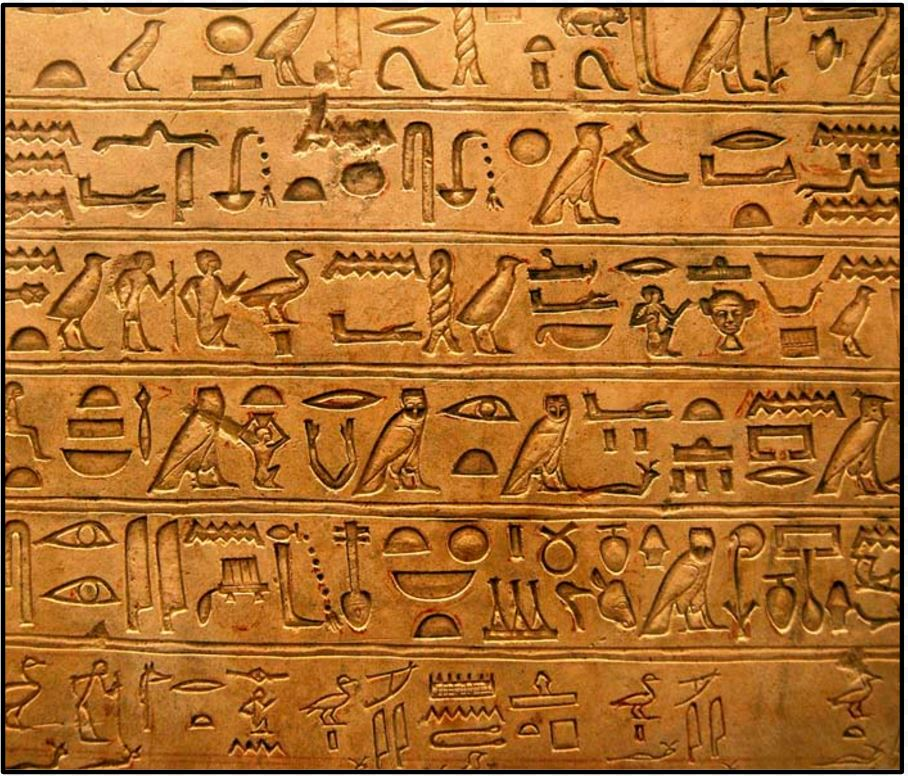
#> input picture hieroglyphs.jpg, 908 x 776 px
$ jupyter execute --allow-errors PoissonImageEditing.ipynb
#> lines starting #> are read from the running program, lines starting #| are printed output that depends on the picture
### create_mask.py
#!/usr/bin/env python
import argparse
import numpy as np
import cv2 as cv
from os import path


class Mask():

    def __init__(self, image_path):

        self.image_path = image_path

        self.image = cv.imread(image_path)
        self.image_dup = self.image.copy()

        self.mask = np.zeros(self.image.shape)
        self.mask_dup = self.mask.copy()

        self.brush_size = 20
        self.draw_mode = False

        self.window_name = "Select mask boundaries. s: save, r: redo, q: quit"


    # [17 lines left out: function event_handler_cb, not called in this run]


    def select_mask(self):
        cv.namedWindow(self.window_name, cv.WINDOW_NORMAL)
        cv.resizeWindow(self.window_name, (1280, 720))
        cv.setMouseCallback(self.window_name, self.event_handler_cb)

        while True:

            cv.imshow(self.window_name, self.image)
            key = cv.waitKey(1)

            if key == ord("r") or key == ord("R"):
                self.image = self.image_dup.copy()
                self.mask = self.mask_dup.copy()

            elif key == ord("s") or key == ord("S"):
                break

            elif key == ord("q") or key == ord("Q"):
                cv.destroyAllWindows()
                exit()


        self.mask = self.mask
        cv.imshow("press any key to save mask.", self.mask)
        cv.waitKey(0)

        mask_path = path.join(path.dirname(self.image_path), 'mask.jpg')
        cv.imwrite(mask_path, self.mask)

        cv.destroyAllWindows()

        return mask_path


# [12 lines that do not run on import are left out]

### overlay_mask.py
#!/usr/bin/env python
import argparse
import numpy as np
import cv2 as cv
from os import path


class MaskOverlay():

    def __init__(self, image_path, mask_path):

        self.image_path = image_path
        self.mask_path = mask_path

        self.image = cv.imread(image_path)
        self.image_dup = self.image.copy()

        mask = cv.imread(mask_path)
        self.mask = np.zeros(self.image.shape)
        self.mask[np.where(mask != 0)] = 255
        self.mask_dup = self.mask.copy()

        self.move_mode = False

        self.x0 = 0
        self.y0 = 0
        self.x = 0
        self.y = 0

        self.first_touch = True

        self.window_name = "Move mask. s: save, r: redo, q: quit"


    # [35 lines left out: functions blend, event_handler_cb, not called in this run]


    def select_mask(self):
        cv.namedWindow(self.window_name, cv.WINDOW_NORMAL)
        cv.resizeWindow(self.window_name, (1280, 720))
        cv.setMouseCallback(self.window_name, self.event_handler_cb)

        while True:

            cv.imshow(self.window_name, self.image)
            key = cv.waitKey(1)

            if key == ord("r") or key == ord("R"):
                self.image = self.image_dup.copy()
                self.mask = self.mask_dup.copy()

            elif key == ord("s") or key == ord("S"):
                break

            elif key == ord("q") or key == ord("Q"):
                cv.destroyAllWindows()
                exit()


        self.mask = self.mask
        # cv.imshow("press any key to save mask.", self.mask)
        # cv.waitKey(0)

        mask_overlayed_path = path.join(path.dirname(self.image_path), 'mask_overlayed.jpg')
        cv.imwrite(mask_overlayed_path, self.mask)

        cv.destroyAllWindows()

        return self.x - self.x0, self.y - self.y0, mask_overlayed_path


# [14 lines that do not run on import are left out]

### PoissonImageEditing.ipynb
[cell 1]
import numpy as np
import cv2 as cv
import matplotlib.pyplot as plt

import scipy.sparse
from scipy.sparse.linalg import spsolve

from create_mask import Mask
from overlay_mask import MaskOverlay

[cell 2]
src_path = './hieroglyphs.jpg'
target_path = './wall.jpg'

[cell 3]
src_image = cv.imread(src_path)
#> src_image is the input picture: shape (776, 908, 3); mean B, G, R 47.6, 112.5, 175.5
# src_image = src_image[:, :, ::-1]

[cell 4]
target_image = cv.imread(target_path)
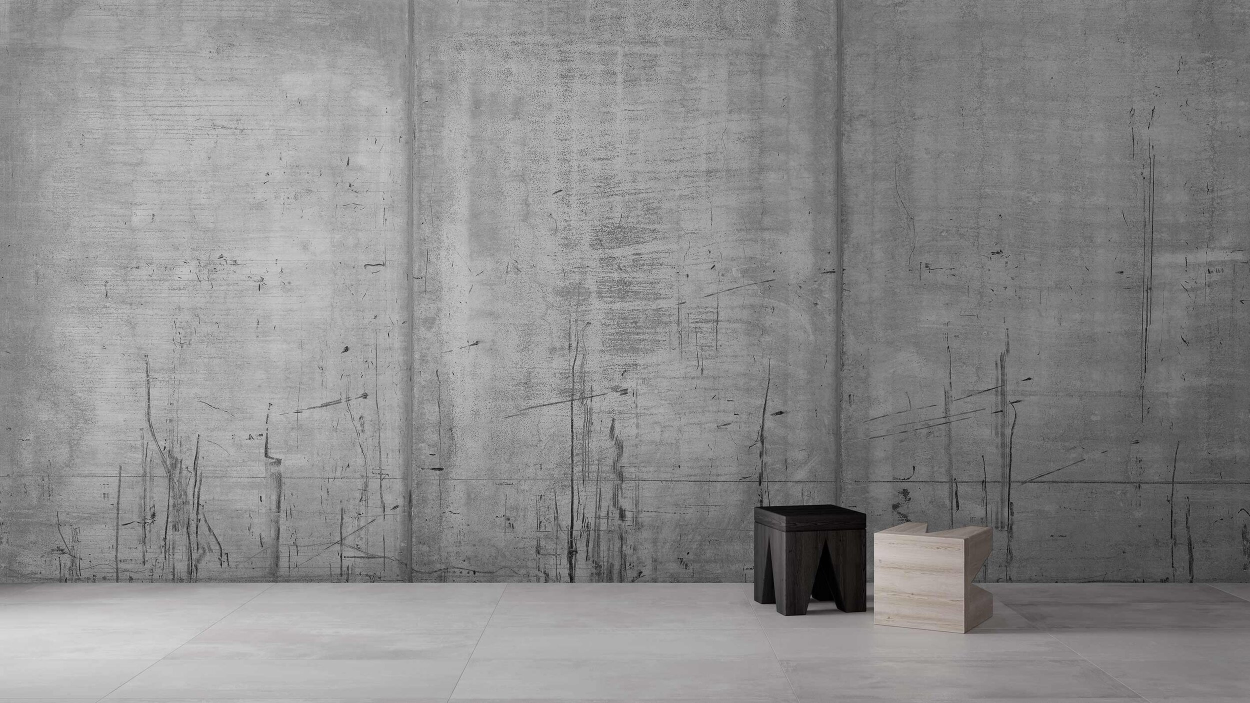
#> input picture wall.jpg, 2500 x 1406 px (shown at 1/2 size)
#> target_image is the input picture: shape (1406, 2500, 3); mean B, G, R 138.9, 139, 139.4
# target_image = target_image[:, :, ::-1]

[cell 5]
plt.imshow(src_image)
plt.show()

[cell 6]
plt.imshow(target_image)
plt.show()

[cell 7]
mask = Mask(src_path)
#> (the rest of this cell did not finish here and is left out)

#> (key q is pressed here)

[cell 8]
mask_path = './mask.jpg'

[cell 9]
mask_image = cv.imread(mask_path, cv.IMREAD_GRAYSCALE)
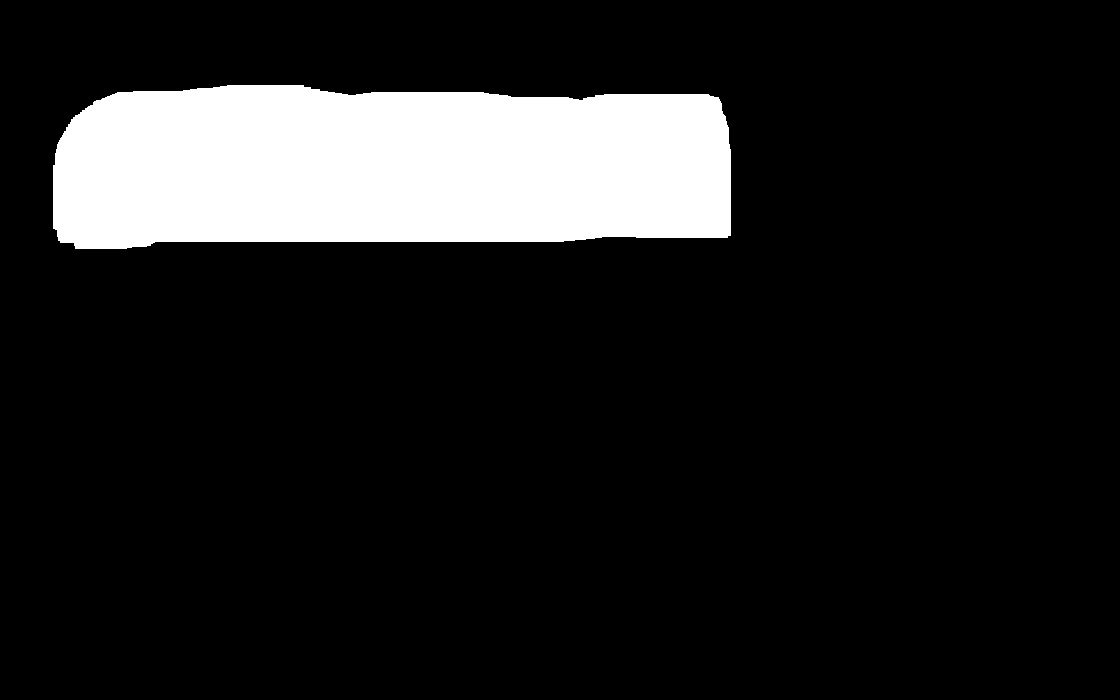
#> input picture mask.jpg, 1120 x 700 px
#> mask_image is the input picture: shape (700, 1120); min 0, max 255, mean 32.5
plt.imshow(mask_image, cmap='gray')
plt.show()

[cell 10]
mask_overlay = MaskOverlay(target_path, mask_path)
#> (the rest of this cell did not finish here and is left out)

#> (key q is pressed here)

#> (a cell that did not finish here is left out)

[cell 12]
print(src_image.shape)
#| (776, 908, 3)
print(target_image.shape)
#| (1406, 2500, 3)
print(mask_image.shape)
#| (700, 1120)
